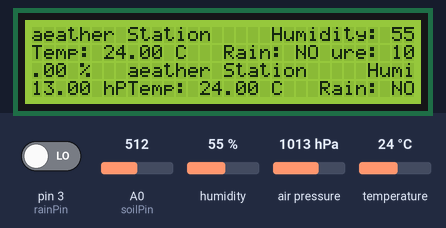
The sketch below on a simulated Arduino Uno, built with avr-gcc and run on an emulated ATmega328P. On the bench: 32×4 character LCD. The test bench sets the inputs (shaded band); at power-on: air pressure 1013 hPa, pin 3 (rainPin) LOW, humidity 55 %, temperature 24 °C, A0 (soilPin) = 512.

Above: at 1.2 s.
1.3 s: air pressure set to 952 hPa
At 3.6 s:
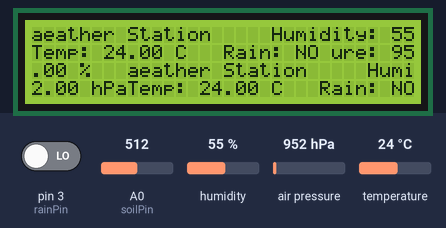
4.1 s: pin 3 (rainPin) driven HIGH
At 5.7 s:
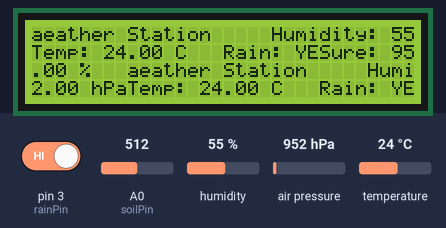
6.9 s: air pressure set to 1000 hPa
At 8.9 s:
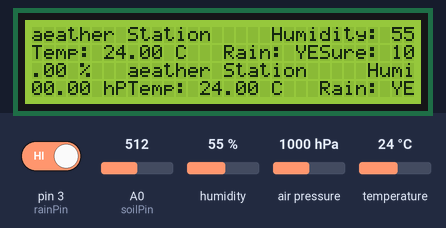
9.9 s: humidity set to 22 %
At 11.1 s:
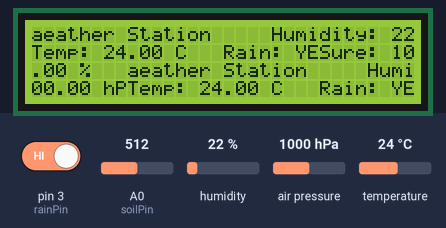
12.7 s: temperature set to 12 °C
At 15.6 s:
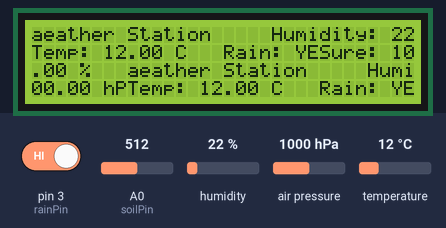
16.2 s: pin 3 (rainPin) driven LOW
At 17.8 s:
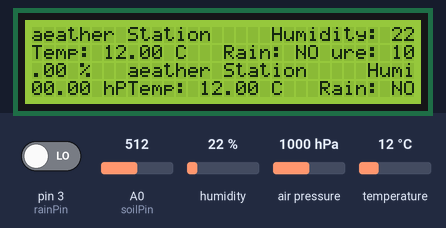
Timing chart, 0 to 19.3 s (numbered marks = the images above; inputs shaded):
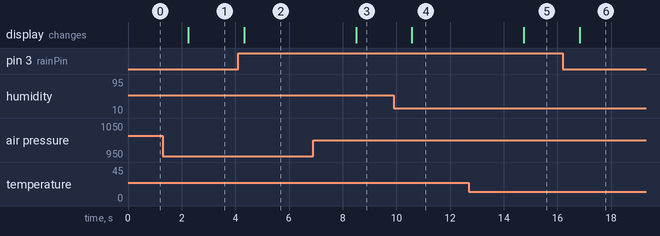

Measured:
- after the input at 1.3 s, the display: changes after 0.95 s (image 1)
- after the input at 4.1 s, the display: changes after 0.23 s (image 2)
- after the input at 6.9 s, the display: changes after 1.6 s (image 3)
- after the input at 9.9 s, the display: changes after 0.68 s (image 4)
- after the input at 12.7 s, the display: changes after 2.0 s (image 5)
- after the input at 16.2 s, the display: changes after 0.63 s (image 6)

The sketch:

sketch_jul10b.ino
```cpp
#include <Wire.h>
#include <Adafruit_Sensor.h>
#include <Adafruit_BMP280.h>
#include <DHT.h>
#include <LiquidCrystal_I2C.h>

#define DHTPIN 2          // Digital pin connected to the DHT sensor
#define DHTTYPE DHT11     // DHT 11

DHT dht(DHTPIN, DHTTYPE);
Adafruit_BMP280 bmp;    // I2C

const int soilPin = A0;  // Soil moisture sensor analog pin
const int rainPin = 3;   // Rainfall sensor digital pin
LiquidCrystal_I2C lcd(0x27, 32, 4);  // Address, columns, rows

void setup() {
  Serial.begin(9600);
  dht.begin();
  if (!bmp.begin()) {
    Serial.println("Could not find a valid BMP280 sensor, check wiring!");
    while (1);
  }

  lcd.init();
  lcd.backlight();
  lcd.setCursor(0, 0);
  lcd.print("Weather Station");
}

void loop() {
  // Read temperature and humidity from DHT sensor
  float h = dht.readHumidity();
  float t = dht.readTemperature();

  // Read temperature from BMP280 sensor
  float pressure = bmp.readPressure() / 100.0F; // Convert Pa to hPa

  // Read soil moisture
  int soilMoisture = analogRead(soilPin);

  // Read rainfall sensor
  int rainfall = digitalRead(rainPin);

  // Display readings on LCD
  lcd.setCursor(0, 1);
  lcd.print("Temp: ");
  lcd.print(t);
  lcd.print(" C");

  lcd.setCursor(0, 2);
  lcd.print("Humidity: ");
  lcd.print(h);
  lcd.print(" %");

  lcd.setCursor(0, 3);
  lcd.print("Pressure: ");
  lcd.print(pressure);
  lcd.print(" hPa");

  // Example for rainfall sensor LED indication
  if (rainfall == HIGH) {
    lcd.setCursor(16, 1);
    lcd.print("Rain: YES");
  } else {
    lcd.setCursor(16, 1);
    lcd.print("Rain: NO ");
  }

  delay(2000); // Delay between readings
}
```
